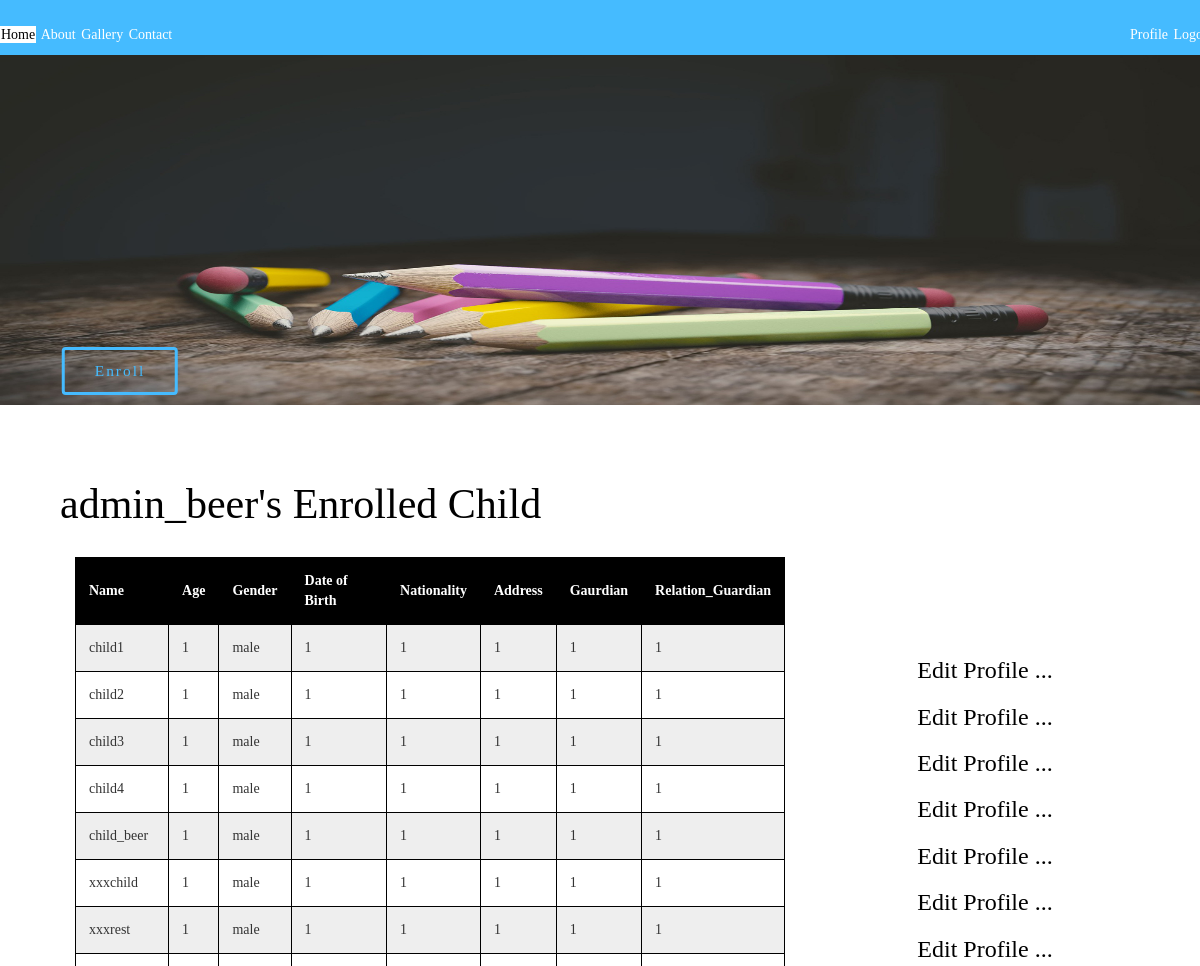
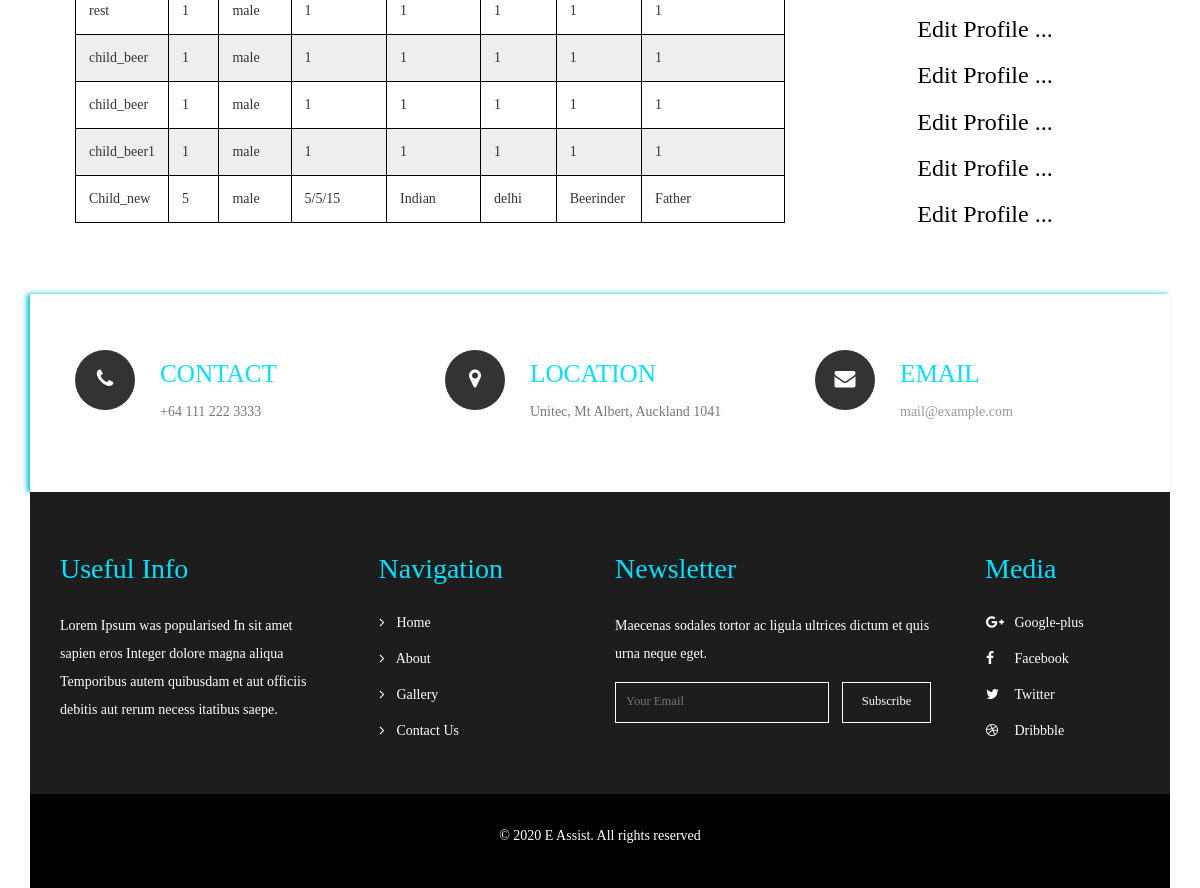
Screenshot of /display_child_list/ (signed in) with the database file from the repository (2 pictures, top to bottom).
### usersProfile/models.py (models this page shows, shortened)
class child(models.Model):
    user = models.ForeignKey(User, on_delete=models.SET_NULL, null=True)
    child_name = models.CharField(max_length=50)
    parent_name = models.CharField(max_length=50)
    child_age = models.IntegerField()
    sex = {
        ('male', 'MALE'),
        ('female', 'FEMALE'),
    }
    gender = models.CharField(max_length=20, choices=sex, default='male')
    date_of_birth = models.CharField(max_length=20)
    nationality = models.CharField(max_length=20)
    address = models.CharField(max_length=100)
    guardian = models.CharField(max_length=50)
    relation_guardian = models.CharField(max_length=20)
    enrolment_date = models.DateTimeField(default=datetime.now)
    class Meta:
        verbose_name_plural = "Child"

### usersProfile/views.py (the view)
# urls.py: path('display_child_list/', user_views.display_child_list,
def display_child_list(request):
    print("reached student.views.display_child_list")
    user = request.user
    name = user.username
    user_id = User.objects.get(username=user).pk
    type(User.objects.get(username=user).pk)
    user_id_u = user.id
    children = child.objects.all()
    print('Selected Child')
    args = {'children': children, 'primary_key': user,
            'user_id': user_id, 'name': name}
    for ch in children:
        if user_id == ch.user_id:
            print(ch.parent_name)
            print(ch.child_name)
        else:
            pass
    return render(request, 'usersProfile/displayChildList.html', args)
    print("selected *****************")
    print(result)

### usersProfile/templates/usersProfile/displayChildList.html (shortened to what this page needs)
{% extends "e_assist/index.html" %}
{% load static %}
{% block content %}
    <div class="about">
        <div class="container">
            <h3 style="text-align:let; color:black; font-size:300%;">{{ user.username }}'s  Enrolled Child</h3>
            <br>
                <div class="col-md-8">
                    <table id="t01">
                      <tr>
                        <th><b>Name</b></th>
                        <th><b>Age</b></th>
                        <th><b>Gender</b></th>
                        <th><b>Date of Birth</b></th>
                        <th><b>Nationality</b></th>
                        <th><b>Address</b></th>
                        <th><b>Gaurdian</b></th>
                        <th><b>Relation_Guardian</b></th>
                      </tr>
                        {% for child in children %}
                            {% if child.user_id == user_id %}
                            <tr>
                                <a href="{% url 'display_child_profile' pk=child.pk %}" >
                                <td>{{ child.child_name }}</td>
                                </a>
                                <td>{{ child.child_age }}</td>
                                <td>{{ child.gender }}</td>
                                <td>{{ child.date_of_birth }}</td>
                                <td>{{ child.nationality }}</td>
                                <td>{{ child.address }}</td>
                                <td>{{ child.guardian }}</td>
                                <td>{{ child.relation_guardian }}</td>
                            </tr>
                            {% endif %}
                        {% endfor %}
                    </table>
                </div>
                <div>
                    <br>
                    <br>
                    <br>
                    <br>
                    {% for child in children %}
                        {% if child.user_id == user_id %}
                            <a href="{% url 'display_child_profile' pk=child.pk %}" >
                                <h3 style="text-align:center; color:black">Edit Profile ...</h3>
                            </a>
                        {% endif %}
                    {% endfor %}
                </div>
        </div>
    </div>
    {% endblock content %}

### e_assist/templates/e_assist/index.html (shortened to what this page needs)
{% load static %}
<!DOCTYPE html>
<html lang="en">
<head>
    <link rel="stylesheet" href="https://maxcdn.bootstrapcdn.com/bootstrap/4.0.0/css/bootstrap.min.css">
    <link rel="stylesheet" href="https://cdnjs.cloudflare.com/ajax/libs/font-awesome/4.7.0/css/font-awesome.min.css">
    <link href="{% static 'bootstrap.css' %}" type="text/css" rel="stylesheet" media="all">
    <link rel="stylesheet" type="text/css" href="{% static 'style.css' %}">
</head>
<body>
    <header>
        <div class="main">
            <ul class="navbar-left">
                <li class="active"><a href="/">Home</a></li>
                <li><a href="/about">About</a></li>
                <li><a href="#">Gallery</a></li>
                <li><a href="#">Contact</a></li>
            </ul>
            <ul class="navbar-right">
                {% if user.is_authenticated %}
                    <li><a href="{% url 'profile' %}">Profile</a></li>
                    <li><a href="{% url 'logout' %}">Logout</a></li>
                {% else %}
                    <li><a href="{% url 'login' %}">Login</a></li>
                    <li><a href="{% url 'register' %}">Register</a></li>
                {% endif %}
            </ul>
        </div>
        <div>
            <div class="banner">
                <img class="banner-image" src="{% static 'images/1.jpg' %}">
                <div class="logo">
                    <a href="{% url 'enrol' %}" class="btn">Enroll</a>
                </div>
            </div>
        </div>
    </header>
<main role="main" class="container">
    <div class="row">
        <div class="col-md-8">
          {% block content %}{% endblock %}
        </div>
        <div class="features about">
            <div class="container">
                <div class="wthree-features-row">
                    <div class="col-md-4 features-w3grid">
                        <div class="col-xs-3 features-w3lleft">
                            <i class="fa fa-phone" aria-hidden="true"></i>
                        </div>
                        <div class="col-xs-9 features-w3lright">
                            <h4>CONTACT</h4>
                            <p>+64 111 222 3333</p>
                        </div>
                        <div class="clearfix"> </div>
                    </div>
                    <div class="col-md-4 features-w3grid">
                        <div class="col-xs-3 features-w3lleft">
                            <i class="fa fa-map-marker" aria-hidden="true"></i>
                        </div>
                        <div class="col-xs-9 features-w3lright">
                            <h4>LOCATION</h4>
                            <p>Unitec, Mt Albert, Auckland 1041</p>
                        </div>
                        <div class="clearfix"> </div>
                    </div>
                    <div class="col-md-4 features-w3grid">
                        <div class="col-xs-3 features-w3lleft">
                            <i class="fa fa-envelope" aria-hidden="true"></i>
                        </div>
                        <div class="col-xs-9 features-w3lright">
                            <h4>EMAIL</h4>
                            <p><a href="mailto:info@example.com"> mail@example.com</a></p>
                        </div>
                        <div class="clearfix"> </div>
                    </div>
                    <div class="clearfix"> </div>
                </div>
            </div>
        </div>
        <div class="footer w3layouts">
            <div class="container">
                <div class="footer-agileinfo">
                    <div class="col-md-3 col-sm-6 footer-grid">
                        <h3>Useful Info</h3>
                        <p>Lorem Ipsum was popularised In sit amet sapien eros Integer dolore magna aliqua Temporibus autem quibusdam et aut officiis debitis aut rerum necess itatibus saepe.</p>
                    </div>
                    <div class="col-md-3 col-sm-6 footer-grid footer-tags">
                        <h3>Navigation</h3>
                        <ul>
                            <li><a href="/"><i class="fa fa-angle-right"></i> Home</a></li>
                            <li><a href="/about"><i class="fa fa-angle-right"></i> About</a></li>
                            <li><a href="#"><i class="fa fa-angle-right"></i> Gallery</a></li>
                            <li><a href="#"><i class="fa fa-angle-right"></i> Contact Us</a></li>
                        </ul>
                    </div>
                    <div class="col-md-4 col-sm-6 footer-grid footer-review">
                        <h3>Newsletter</h3>
                        <p>Maecenas sodales tortor ac ligula ultrices dictum et quis urna neque eget.</p>
                        <form action="#" method="post">
                            <input type="email" name="Email" placeholder="Your Email" required="">
                            <input type="submit" value="Subscribe">
                            <div class="clearfix"> </div>
                        </form>
                    </div>
                    <div class="col-md-2 col-sm-6 footer-grid w3social">
                        <h3>Media</h3>
                        <ul>
                            <li><a href="#"><i class="fa fa-google-plus"></i>Google-plus</a></li>
                            <li><a href="#"><i class="fa fa-facebook"></i>Facebook</a></li>
                            <li><a href="#"><i class="fa fa-twitter"></i>Twitter</a></li>
                            <li><a href="#"><i class="fa fa-dribbble"></i>Dribbble</a></li>
                        </ul>
                    </div>
                    <div class="clearfix"> </div>
                </div>
            </div>
        </div>
        <div class="copy-right wthree">
            <div class="container">
                <p>© 2020 E Assist. All rights reserved </p>
            </div>
        </div>
      </div>
    </main>
</body>
</html>

### e_assist/static/e_assit/style.css (style rules this page uses)
* { margin: 0; padding: 0; font-family: Century Gothic; }
header { background-color: #45bbff; }
body { width: 100%; }
.main { max-width: 1200px; margin: auto; }
ul { list-style-type: none; margin-top: 25px; }
ul li { display: inline-block; }
ul li a { text-decoration: none; color: #fff; padding: 5px, 20px; border: 1px solid transparent; transition: 0.6s, ease; }
ul li.active a { background-color: #fff; color: #000; }
.navbar-left { float: left; }
.navbar-right { float: right; }
.banner img { background-size: relative; width: 100%; display: block; }
.banner > .banner-image { width: 100%; height: 350px; display: block; }
.logo { position: absolute; top: 20%; left: 10%; transform: translate(-50%, -50%); }
.btn { border: 3px solid #45bbff; padding: 10px 30px; font-size: 1.1em; letter-spacing: 2px; font-weight: 300; color: #45bbff; text-decoration: none; }
.about,.team ,.gallery,.special, .news, .services,.codes,.like ,.contact { padding: 5em 0; }
p { font-size: 1em; color: #777; line-height: 2em; }
.features i.fa { font-size: 1.5em; color: #fff; -webkit-transition: .5s linear; -moz-transition: .5s linear; transition: .5s linear; background: #333; width: 60px; height: 60px; text-align: center; line-height: 2.8em; -webkit-border-radius: 50%; -moz-border-radius: 50%; border-radius: 50%; }
.features-w3lright h4 { font-size: 1.8em; color: #02e2ff; }
.features-w3lright p { text-align: left; margin-top: 0.5em; }
.features-w3lright p a { color:#999; }
.footer { background: #1d1d1d; padding: 3em 0; }
.footer h3 { font-size: 2em; color: #02e2ff; margin-bottom: 1em; font-weight: 200; }
.footer-grid li { display: block; margin-top: 1em; }
.footer-grid li a { font-size: 1em; color: #fff; display:inline-block; text-decoration: none; font-weight: 300; outline: none; }
.footer-grid li a i.fa { margin-right: 0.6em; }
.footer-grid.footer-tags { padding-left: 4em; }
.footer-grid.w3social li a i.fa { width: 20px; }
.footer-grid form { position: relative; margin-top: 1em; }
.footer-grid p { color: #fff; font-weight: 300; }
.footer-grid input[type="email"] { width: 63%; padding: 0.8em; font-size: 0.9em; float: left; color: #fff; outline: none; border: 1px solid #fff; background: none; -webkit-appearance: none; transition: 0.5s all; -webkit-transition: 0.5s all; -moz-transition: 0.5s all; }
.footer-grid input[type="submit"] { float: left; color: #fff; font-size: .9em; outline: none; padding: 0.8em 1.5em; border: 1px solid #FFF; transition: 0.5s all; -webkit-transition: 0.5s all; -moz-transition: 0.5s all; -webkit-appearance: none; background: none; margin-left: 1em; }
.copy-right { padding: 2em 0; background: #000; }
.copy-right p { text-align: center; color: #fff; }
.features.about { -webkit-box-shadow: -3px 0px 5px rgb(5, 192, 216); -moz-box-shadow: -3px 0px 5px rgb(5, 192, 216); -o-box-shadow: -3px 0px 5px rgb(5, 192, 216); -ms-box-shadow: -3px 0px 5px rgb(5, 192, 216); box-shadow: -3px 0px 5px rgb(5, 192, 216); }
@media (max-width:1280px) { .about, .team, .gallery, .special, .news, .services, .codes, .like, .contact { padding: 4em 0; } }

### usersProfile/templates/usersProfile/displayChildList.html (style rules this page uses)
table { width:100%; }
table, th, td { border: 1px solid black; border-collapse: collapse; }
th, td { padding: 13px; text-align: left; }
table#t01 tr:nth-child(even) { background-color: #eee; }
table#t01 tr:nth-child(odd) { background-color: #fff; }
table#t01 th { background-color: black; color: white; }

### rows the page displays
child: child_name "child1", child_age "1", gender "male", date_of_birth "1", nationality "1", address "1", guardian "1", relation_guardian "1", shows "Edit Profile ..."
child: child_name "child2", child_age "1", gender "male", date_of_birth "1", nationality "1", address "1", guardian "1", relation_guardian "1", shows "Edit Profile ..."
child: child_name "child3", child_age "1", gender "male", date_of_birth "1", nationality "1", address "1", guardian "1", relation_guardian "1", shows "Edit Profile ..."
child: child_name "child4", child_age "1", gender "male", date_of_birth "1", nationality "1", address "1", guardian "1", relation_guardian "1", shows "Edit Profile ..."
child: child_name "child_beer", child_age "1", gender "male", date_of_birth "1", nationality "1", address "1", guardian "1", relation_guardian "1", shows "Edit Profile ..."
child: child_name "xxxchild", child_age "1", gender "male", date_of_birth "1", nationality "1", address "1", guardian "1", relation_guardian "1", shows "Edit Profile ..."
child: child_name "xxxrest", child_age "1", gender "male", date_of_birth "1", nationality "1", address "1", guardian "1", relation_guardian "1", shows "Edit Profile ..."
child: child_name "rest", child_age "1", gender "male", date_of_birth "1", nationality "1", address "1", guardian "1", relation_guardian "1", shows "Edit Profile ..."
child: child_name "child_beer", child_age "1", gender "male", date_of_birth "1", nationality "1", address "1", guardian "1", relation_guardian "1", shows "Edit Profile ..."
child: child_name "child_beer", child_age "1", gender "male", date_of_birth "1", nationality "1", address "1", guardian "1", relation_guardian "1", shows "Edit Profile ..."
child: child_name "child_beer1", child_age "1", gender "male", date_of_birth "1", nationality "1", address "1", guardian "1", relation_guardian "1", shows "Edit Profile ..."
child: child_name "Child_new", child_age "5", gender "male", date_of_birth "5/5/15", nationality "Indian", address "delhi", guardian "Beerinder", relation_guardian "Father", shows "Edit Profile ..."

### other values shown
{{ user.username }} "admin_beer"
